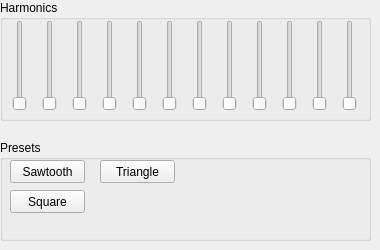
     <widget class="QWidget" name="additive_tab">
      <attribute name="title">
       <string>Additive</string>
      </attribute>
      <widget class="QGroupBox" name="additive_harmonics_group_box">
       <property name="geometry">
        <rect>
         <x>0</x>
         <y>0</y>
         <width>371</width>
         <height>121</height>
        </rect>
       </property>
       <property name="title">
        <string>Harmonics</string>
       </property>
       <widget class="QSlider" name="additive_9">
        <property name="geometry">
         <rect>
          <x>250</x>
          <y>20</y>
          <width>20</width>
          <height>91</height>
         </rect>
        </property>
        <property name="maximum">
         <number>127</number>
        </property>
        <property name="orientation">
         <enum>Qt::Vertical</enum>
        </property>
       </widget>
       <widget class="QSlider" name="additive_8">
        <property name="geometry">
         <rect>
          <x>220</x>
          <y>20</y>
          <width>20</width>
          <height>91</height>
         </rect>
        </property>
        <property name="maximum">
         <number>127</number>
        </property>
        <property name="orientation">
         <enum>Qt::Vertical</enum>
        </property>
       </widget>
       <widget class="QSlider" name="additive_3">
        <property name="geometry">
         <rect>
          <x>70</x>
          <y>20</y>
          <width>20</width>
          <height>91</height>
         </rect>
        </property>
        <property name="maximum">
         <number>127</number>
        </property>
        <property name="orientation">
         <enum>Qt::Vertical</enum>
        </property>
       </widget>
       <widget class="QSlider" name="additive_12">
        <property name="geometry">
         <rect>
          <x>340</x>
          <y>20</y>
          <width>20</width>
          <height>91</height>
         </rect>
        </property>
        <property name="maximum">
         <number>127</number>
        </property>
        <property name="orientation">
         <enum>Qt::Vertical</enum>
        </property>
       </widget>
       <widget class="QSlider" name="additive_7">
        <property name="geometry">
         <rect>
          <x>190</x>
          <y>20</y>
          <width>20</width>
          <height>91</height>
         </rect>
        </property>
        <property name="maximum">
         <number>127</number>
        </property>
        <property name="orientation">
         <enum>Qt::Vertical</enum>
        </property>
       </widget>
       <widget class="QSlider" name="additive_4">
        <property name="geometry">
         <rect>
          <x>100</x>
          <y>20</y>
          <width>20</width>
          <height>91</height>
         </rect>
        </property>
        <property name="maximum">
         <number>127</number>
        </property>
        <property name="orientation">
         <enum>Qt::Vertical</enum>
        </property>
       </widget>
       <widget class="QSlider" name="additive_11">
        <property name="geometry">
         <rect>
          <x>310</x>
          <y>20</y>
          <width>20</width>
          <height>91</height>
         </rect>
        </property>
        <property name="maximum">
         <number>127</number>
        </property>
        <property name="orientation">
         <enum>Qt::Vertical</enum>
        </property>
       </widget>
       <widget class="QSlider" name="additive_10">
        <property name="geometry">
         <rect>
          <x>280</x>
          <y>20</y>
          <width>20</width>
          <height>91</height>
         </rect>
        </property>
        <property name="maximum">
         <number>127</number>
        </property>
        <property name="orientation">
         <enum>Qt::Vertical</enum>
        </property>
       </widget>
       <widget class="QSlider" name="additive_6">
        <property name="geometry">
         <rect>
          <x>160</x>
          <y>20</y>
          <width>20</width>
          <height>91</height>
         </rect>
        </property>
        <property name="maximum">
         <number>127</number>
        </property>
        <property name="orientation">
         <enum>Qt::Vertical</enum>
        </property>
       </widget>
       <widget class="QSlider" name="additive_2">
        <property name="geometry">
         <rect>
          <x>40</x>
          <y>20</y>
          <width>20</width>
          <height>91</height>
         </rect>
        </property>
        <property name="maximum">
         <number>127</number>
        </property>
        <property name="orientation">
         <enum>Qt::Vertical</enum>
        </property>
       </widget>
       <widget class="QSlider" name="additive_5">
        <property name="geometry">
         <rect>
          <x>130</x>
          <y>20</y>
          <width>20</width>
          <height>91</height>
         </rect>
        </property>
        <property name="maximum">
         <number>127</number>
        </property>
        <property name="orientation">
         <enum>Qt::Vertical</enum>
        </property>
       </widget>
       <widget class="QSlider" name="additive_1">
        <property name="geometry">
         <rect>
          <x>10</x>
          <y>20</y>
          <width>20</width>
          <height>91</height>
         </rect>
        </property>
        <property name="maximum">
         <number>127</number>
        </property>
        <property name="orientation">
         <enum>Qt::Vertical</enum>
        </property>
       </widget>
      </widget>
      <widget class="QGroupBox" name="additive_presets_group_box">
       <property name="geometry">
        <rect>
         <x>0</x>
         <y>140</y>
         <width>371</width>
         <height>101</height>
        </rect>
       </property>
       <property name="title">
        <string>Presets</string>
       </property>
       <widget class="QPushButton" name="additive_presets_sawtooth">
        <property name="geometry">
         <rect>
          <x>10</x>
          <y>20</y>
          <width>75</width>
          <height>23</height>
         </rect>
        </property>
        <property name="text">
         <string>Sawtooth</string>
        </property>
       </widget>
       <widget class="QPushButton" name="additive_presets_square">
        <property name="geometry">
         <rect>
          <x>10</x>
          <y>50</y>
          <width>75</width>
          <height>23</height>
         </rect>
        </property>
        <property name="text">
         <string>Square</string>
        </property>
       </widget>
       <widget class="QPushButton" name="additive_presets_triangle">
        <property name="geometry">
         <rect>
          <x>100</x>
          <y>20</y>
          <width>75</width>
          <height>23</height>
         </rect>
        </property>
        <property name="text">
         <string>Triangle</string>
        </property>
       </widget>
      </widget>
     </widget>
